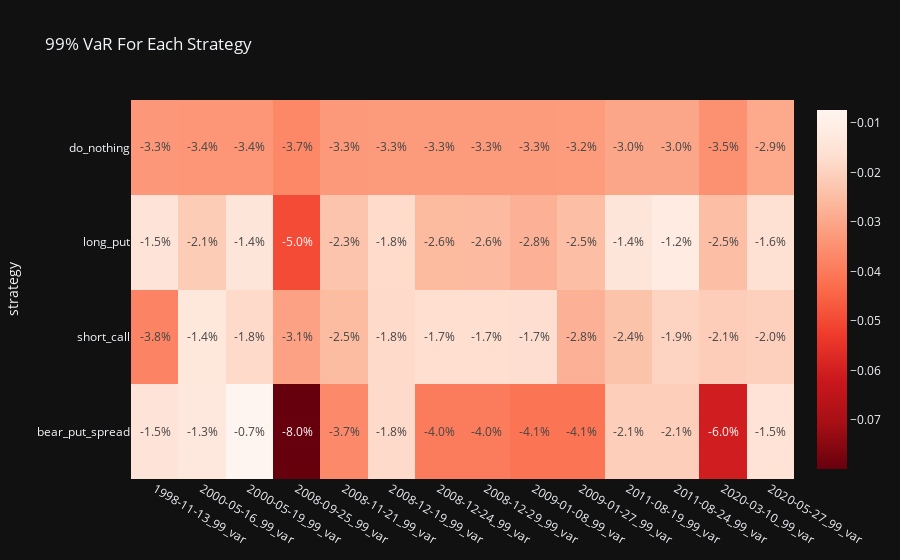

Notebook source saved alongside this figure:
### Code cell
(
    px.imshow(
        all_var.to_pandas().set_index('strategy'),
        text_auto = '.1%', 
        aspect = 'auto', 
        color_continuous_scale = 'Reds_r', 
        title = '99% VaR For Each Strategy'
    )
)

### Figure 1 — Plotly figure (JSON) as saved in the notebook; plotly's stock layout.template omitted (floating-point values rounded to 4 significant figures)
{"data": [{"coloraxis": "coloraxis", "hovertemplate": "x: %{x}<br>strategy: %{y}<br>color: %{z}<extra></extra>", "name": "0", "texttemplate": "%{z:.1%}", "type": "heatmap", "x": ["1998-11-13_99_var", "2000-05-16_99_var", "2000-05-19_99_var", "2008-09-25_99_var", "2008-11-21_99_var", "2008-12-19_99_var", "2008-12-24_99_var", "2008-12-29_99_var", "2009-01-08_99_var", "2009-01-27_99_var", "2011-08-19_99_var", "2011-08-24_99_var", "2020-03-10_99_var", "2020-05-27_99_var"], "xaxis": "x", "y": ["do_nothing", "long_put", "short_call", "bear_put_spread"], "yaxis": "y", "z": [[-0.03324, -0.03366, -0.03367, -0.03694, -0.0331, -0.03264, -0.03265, -0.03267, -0.03271, -0.03245, -0.03006, -0.03007, -0.03492, -0.02948], [-0.01466, -0.02142, -0.01427, -0.04969, -0.0233, -0.01773, -0.02584, -0.02579, -0.02772, -0.02453, -0.0141, -0.01172, -0.02462, -0.016], [-0.03786, -0.0136, -0.01781, -0.03127, -0.02536, -0.01793, -0.01679, -0.01678, -0.01688, -0.02767, -0.02366, -0.01935, -0.02106, -0.02032], [-0.01477, -0.0133, -0.007383, -0.07993, -0.03656, -0.01798, -0.03968, -0.03966, -0.04107, -0.04137, -0.02068, -0.02091, -0.06044, -0.01511]]}], "layout": {"coloraxis": {"colorscale": [[0, "rgb(103,0,13)"], [0.125, "rgb(165,15,21)"], [0.25, "rgb(203,24,29)"], [0.375, "rgb(239,59,44)"], [0.5, "rgb(251,106,74)"], [0.625, "rgb(252,146,114)"], [0.75, "rgb(252,187,161)"], [0.875, "rgb(254,224,210)"], [1, "rgb(255,245,240)"]]}, "title": {"text": "99% VaR For Each Strategy"}, "xaxis": {"anchor": "y", "domain": [0, 1]}, "yaxis": {"anchor": "x", "autorange": "reversed", "domain": [0, 1], "title": {"text": "strategy"}}}}
